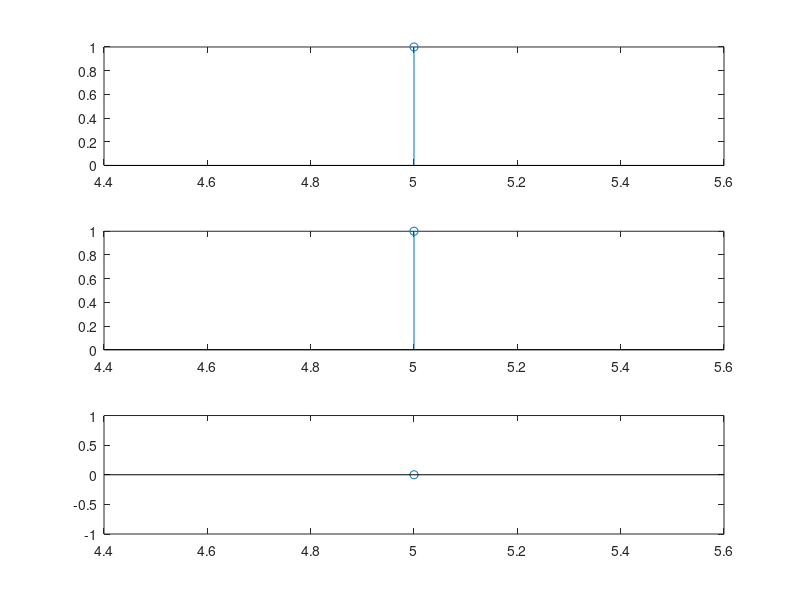

Reproduce this figure in MATLAB.
clc;
close all;
clear all;
it=input('Enter initial time: ');
ft=input('Enter final time: ');
st=input('Enter starting time: ');

figure(1);
% 
% x=ini:ft;
% y=0;
% subplot(3,1,1)
% stem(x,y)+stem( st,1);
x=it:ft;
subplot(3,1,1)

%b=zeros(size(x));
%b(st-it+1)=1;
b=(x==st);
stem(x,b);
subplot(3,1,2);

% c=zeros(size(x));
% c( st-it+1:ft-it+1)=1;
c=(x>=st);
stem(x,c);

subplot(3,1,3);
% d=zeros(size(x));
% d(st-it+1:ft+1-it)=0:ft+1-st-1; %st-it+1-st-1 -it:-starts from 0
d=(x-st).*c;
stem(x,d)

